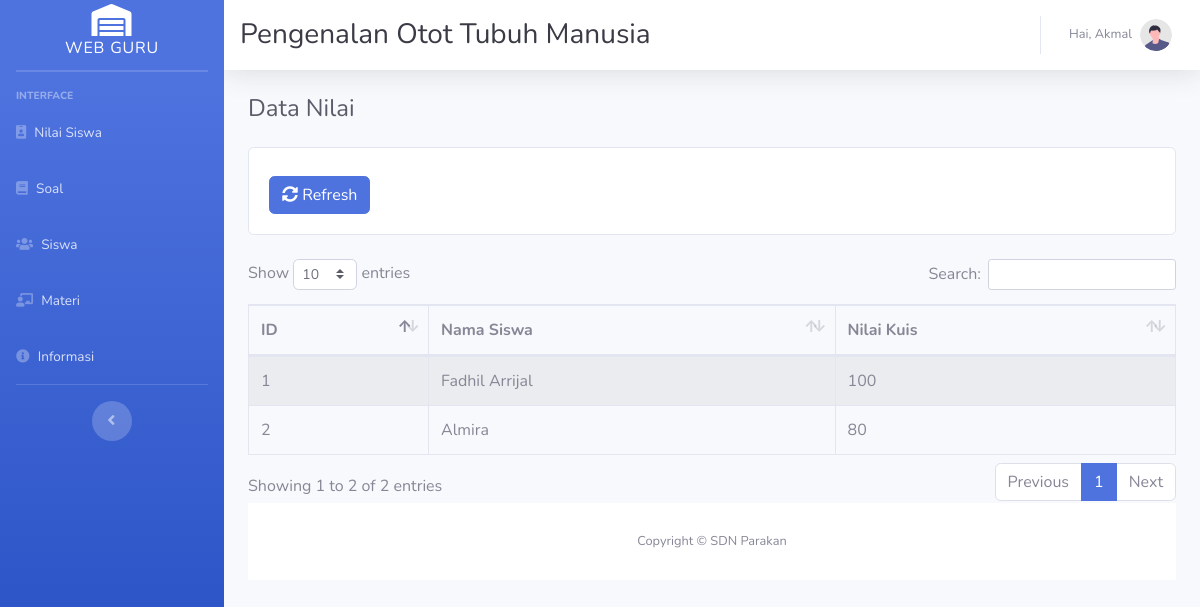
/pages/nilai (signed in), run on the app's committed database.
### tables this page shows
CREATE TABLE `nilai` (
  `id_nilai` int(11) NOT NULL,
  `nama_siswa` varchar(100) DEFAULT NULL,
  `nilai_kuis` float DEFAULT NULL
);

### pages/nilai/data-index.php (called while the page is built)
<?php
include('../../config/koneksi.php');
$query = "SELECT * FROM nilai";
$hasil = mysqli_query($db, $query);
$data_nilai = array();
while ($row = mysqli_fetch_assoc($hasil)) {
  $data_nilai[] = $row;
}

### pages/nilai/index.php (the view, shortened to what this page needs)
<?php include('../_partials/dashboard-top.php') ?>
<div id="wrapper">
<?php include('../_partials/dashboard-sidebar.php'); ?>
<div id="content-wrapper" class="d-flex flex-column">
<div id="content">
<?php include('../_partials/dashboard-topbar.php'); ?>
<div class="container-fluid">
<div class="d-sm-flex align-items-center justify-content-between mb-4">
<h1 class="h4 mb-0 text-gray-800">Data Nilai</h1>
</div>
<?php include('_partials/menu.php') ?>
<?php include('data-index.php') ?>
<div class="table-responsive">
  <table class="table table-bordered table-striped table-condensed table-hover" id="datatable">
    <thead>
      <tr>
        <th>ID</th>
        <th>Nama Siswa</th>
        <th>Nilai Kuis</th>
      </tr>
    </thead>
    <tbody>
      <?php foreach ($data_nilai as $nilai) : ?>
      <tr>
        <td><?php echo $nilai['id_nilai'] ?></td>
        <td><?php echo $nilai['nama_siswa'] ?></td>
        <td><?php echo $nilai['nilai_kuis'] ?></td>
      </tr>
      <?php endforeach ?>
    </tbody>
  </table>
</div>
<?php include('../_partials/dashboard-footer.php') ?>
<?php include('../_partials/dashboard-bottom.php') ?>

### data on the page
nilai: id_nilai "1", nama_siswa "Fadhil Arrijal", nilai_kuis "100"
nilai: id_nilai "2", nama_siswa "Almira", nilai_kuis "80"

### other printed values
$_SESSION['user']['nama_user'] "Akmal"
